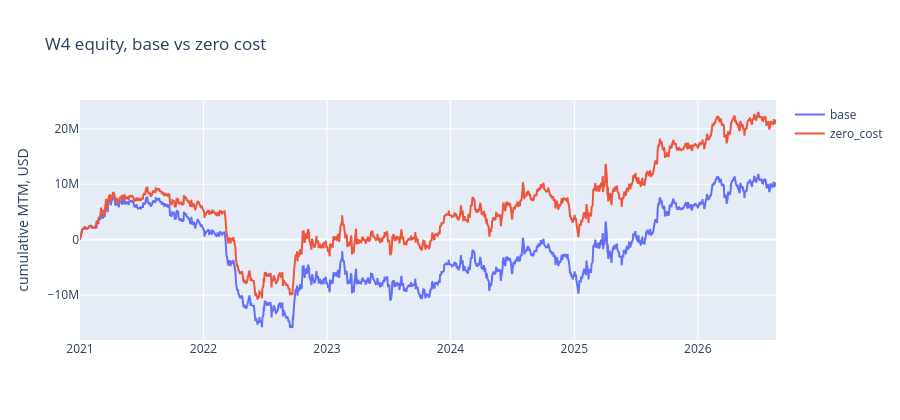

Notebook code for this chart:
### Markdown cell above
## 10. Robustness

The equity path, and the drawdown that the Sharpe alone does not convey.

### Code cell
from BT.trade_dashboard import compare_curves

try:
    fig = compare_curves({k: v for k, v in ARMS.items()}, span_years=span)
    fig.show()
except Exception as exc:                                          # noqa: BLE001
    print(f"compare_curves unavailable ({exc}); plotting directly")
    import plotly.graph_objects as go
    fig = go.Figure()
    for k, v in ARMS.items():
        fig.add_trace(go.Scatter(x=v.index, y=v.to_numpy(), name=k, mode="lines"))
    fig.update_layout(title="W4 equity, base vs zero cost",
                      yaxis_title="cumulative MTM, USD", height=420)
    fig.show()

### Figure 1 — Plotly figure (JSON) as saved in the notebook; plotly's stock layout.template omitted (floating-point values rounded to 4 significant figures; data arrays with more than 128 entries replaced by an {"elided": "..."} marker saying what was removed)
{"data": [{"mode": "lines", "name": "base", "type": "scatter", "x": {"elided": "1470 str values"}, "y": {"elided": "1470 float values"}}, {"mode": "lines", "name": "zero_cost", "type": "scatter", "x": {"elided": "1470 str values"}, "y": {"elided": "1470 float values"}}], "layout": {"height": 420, "title": {"text": "W4 equity, base vs zero cost"}, "yaxis": {"title": {"text": "cumulative MTM, USD"}}}}
